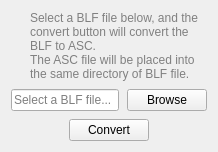
<?xml version="1.0" encoding="UTF-8"?>
<ui version="4.0">
    <class>ConverterWidget</class>
    <widget class="QWidget" name="ConverterWidget">
        <layout class="QGridLayout" name="gridLayout">
            <property name="horizontalSpacing">
                <number>8</number>
            </property>
            <property name="verticalSpacing">
                <number>8</number>
            </property>

            <!-- 第 0 行：提示标签 -->
            <item row="0" column="0" colspan="8">
                <widget class="QLabel" name="labelHint">
                    <property name="text">
                        <string>
                            Select a BLF file below, and the convert button will convert the BLF to ASC.&lt;br/&gt;
                            The ASC file will be placed into the same directory of BLF file.
                        </string>
                    </property>
                    <property name="wordWrap">
                        <bool>true</bool>
                    </property>
                    <property name="styleSheet">
                        <string notr="true">color: gray; font-size: 9pt; padding-left: 16px; text-align: left</string>
                    </property>
                </widget>
            </item>

            <!-- 第 1 行：文件选择框 -->
            <item row="1" column="0" colspan="8">
                <layout class="QHBoxLayout" name="layoutFile">
                    <item>
                        <widget class="QLineEdit" name="editFilePath">
                            <property name="placeholderText">
                                <string>Select a BLF file...</string>
                            </property>
                            <property name="readOnly">
                                <bool>true</bool>
                            </property>
                        </widget>
                    </item>
                    <item>
                        <widget class="QPushButton" name="buttonBrowse">
                            <property name="text">
                                <string>Browse</string>
                            </property>
                            <property name="sizePolicy">
                                <sizepolicy hsizetype="Fixed" vsizetype="Fixed">
                                    <horstretch>0</horstretch>
                                    <verstretch>0</verstretch>
                                </sizepolicy>
                            </property>
                        </widget>
                    </item>
                </layout>
            </item>

            <!-- 第 2 行：解析按钮 -->
            <item row="2" column="0" colspan="8" alignment="Qt::AlignHCenter">
                <widget class="QPushButton" name="buttonConvert">
                    <property name="text">
                        <string>Convert</string>
                    </property>
                    <property name="sizePolicy">
                        <sizepolicy hsizetype="Preferred" vsizetype="Fixed">
                            <horstretch>0</horstretch>
                            <verstretch>0</verstretch>
                        </sizepolicy>
                    </property>
                </widget>
            </item>

            <!-- 底部 Spacer（吸收所有剩余垂直空间） -->
            <item>
                <spacer name="bottomSpacer">
                    <property name="orientation">
                        <enum>Qt::Vertical</enum>
                    </property>
                    <property name="sizeHint" stdset="0">
                        <size>
                            <width>20</width>
                            <height>0</height>
                        </size>
                    </property>
                    <property name="sizePolicy">
                        <sizepolicy hsizetype="Minimum" vsizetype="Expanding">
                            <horstretch>0</horstretch>
                            <verstretch>1</verstretch>
                        </sizepolicy>
                    </property>
                </spacer>
            </item>
        </layout>
    </widget>
    <resources/>
    <connections/>
</ui>
